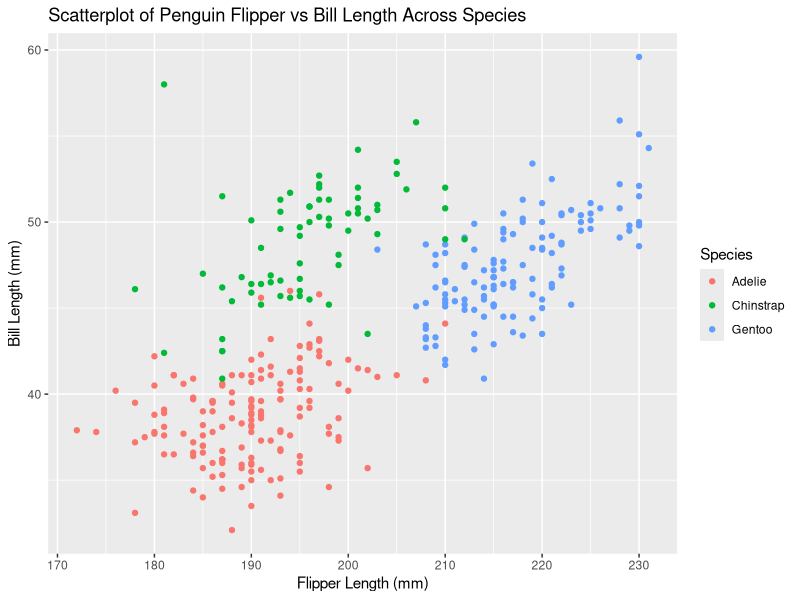
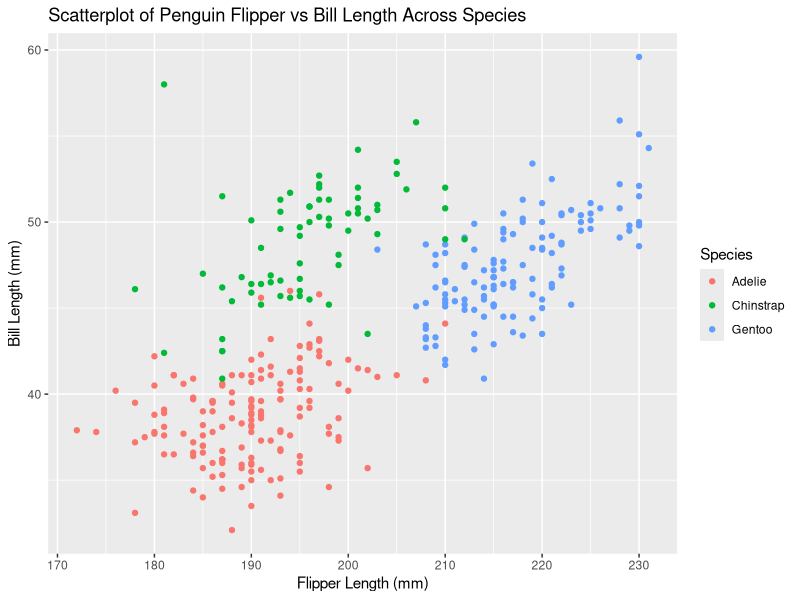

The R source for these figures, in order:
## ---- chunk 1
knitr::opts_chunk$set(echo = TRUE)
## ---- chunk 2
library(tidyverse)
library(ggplot2)
library(palmerpenguins)
## ---- chunk 3
data("penguins", package = "palmerpenguins")
## ---- chunk 4
p <- ggplot(penguins, aes(x = flipper_length_mm, y = bill_length_mm, color = species)) + 
  geom_point() + 
  labs(x = 'Flipper Length (mm)', y = 'Bill Length (mm)', color = 'Species') +
  ggtitle("Scatterplot of Penguin Flipper vs Bill Length Across Species")

print(p)

ggsave('p8105_hw1_plot01.png', p)
## ---- chunk 5
## First, set our seed for reproducibility:
set.seed(112)

## Now generate the data:
rand_df <- tibble(
  rand_num = rnorm(10),
  rand_logic = case_when(
    rand_num > 0 ~ TRUE,
    TRUE ~ FALSE
  ),
  rand_char = c('my', 'all', 'time', 'favorite', 'alliums', 'are', "the", "onion", "and", "scallion"),
  rand_fac = as.factor(rbinom(10, 2, 0.5))
)

pull(rand_df, rand_num)
## ---- chunk 6
# Mean of random numeric vector:
m <- mean(pull(rand_df, rand_num))

paste0("The mean of our random sample is: ", m)

# Mean of random logical vector:
m <- mean(pull(rand_df, rand_logic))

paste0("The mean of our random logical vector is: ", m)

# Mean of character vector:
m <- mean(pull(rand_df, rand_char))

paste0("The mean of our character vector is: ", m, ", meaning that we cannot take the mean of a character vector.")

# Mean of character vector:
m <- mean(pull(rand_df, rand_fac))

paste0("The mean of our factor vector is: ", m, ", meaning that we cannot take the mean of a factor vector.")
